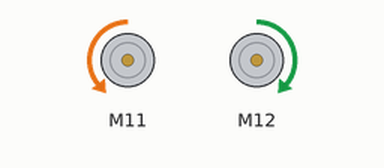
Simulated run of this sketch. Board: Arduino Uno, built with avr-gcc and run on an emulated ATmega328P. Shown: 2 × DC motor (green arrow = forward, orange = backward, longer = faster).

Above: at 0.1 s.
At 6.2 s:
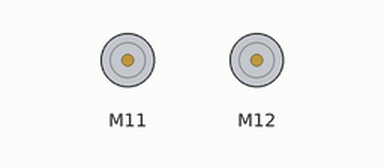
Timing chart, 0 to 7.7 s (numbered marks = the images above):
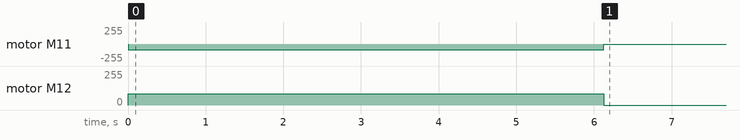

Measured:
- by itself, motor M11: stopped → backward 84/255 at 0.00 s, → stopped 6.1 s later
- by itself, motor M12: stopped → forward 84/255 at 0.00 s, → stopped 6.1 s later

The sketch:

Test.ino
```cpp
#include <Arduino.h>
#include <Wire.h>
#include <SoftwareSerial.h>
#include <MeMegaPi.h>

double angle_rad = PI / 180.0;
double angle_deg = 180.0 / PI;
MeEncoderOnBoard Encoder_1(SLOT1);
MeEncoderOnBoard Encoder_2(SLOT2);

void isr_process_encoder1(void) {
  if (digitalRead(Encoder_1.getPortB()) == 0) {
    Encoder_1.pulsePosMinus();
  } else {
    Encoder_1.pulsePosPlus();
  }
}

void isr_process_encoder2(void) {
  if (digitalRead(Encoder_2.getPortB()) == 0) {
    Encoder_2.pulsePosMinus();
  } else {
    Encoder_2.pulsePosPlus();
  }
}

void _delay(float ms) {
  if (ms < 0.0) {
    ms = 0.0;
  }
  long endTime = millis() + ms;
  while (millis() < endTime) _loop();
}

void setup() {
  //Set PWM 8KHz
  TCCR1A = _BV(WGM10);
  TCCR1B = _BV(CS11) | _BV(WGM12);

  TCCR2A = _BV(WGM21) | _BV(WGM20);
  TCCR2B = _BV(CS21);

  attachInterrupt(Encoder_1.getIntNum(), isr_process_encoder1, RISING);
  Encoder_1.setPulse(8);
  Encoder_1.setRatio(46.67);
  Encoder_1.setPosPid(1.8, 0, 1.2);
  Encoder_1.setSpeedPid(0.18, 0, 0);

  attachInterrupt(Encoder_2.getIntNum(), isr_process_encoder2, RISING);
  Encoder_2.setPulse(8);
  Encoder_2.setRatio(46.67);
  Encoder_2.setPosPid(1.8, 0, 1.2);
  Encoder_2.setSpeedPid(0.18, 0, 0);

  Serial.begin(9600);

  Encoder_1.runSpeed(-60);
  Encoder_2.runSpeed(60);  //encodeur avance à x r/min
  _delay(6127); // cm voulu * 6 / 81.5 ou temps = cm/(rpm*0.27322)

  Encoder_1.setTarPWM(0);
  Encoder_2.setTarPWM(0);
  // Encoder_1.move(-1000,abs(50)); //encodeur tourne de x degré à y r/min
  // Encoder_2.move(1000,abs(50)); //encodeur tourne de x degré à y r/min

  //Get speed
  //   Encoder_1.setMotorPwm(100);
  // Encoder_2.setMotorPwm(-100);
  // Encoder_1.updateSpeed();
  // Encoder_2.updateSpeed();
  // Serial.print("Spped 1 : ");
  // Serial.print(Encoder_1.getCurrentSpeed());
  // Serial.print(" ,Spped 2 : ");
  // Serial.println(Encoder_2.getCurrentSpeed());
}
void _loop() {
  Encoder_1.loop();
  Encoder_2.loop();
}

void loop() {
  _loop();
}
```
